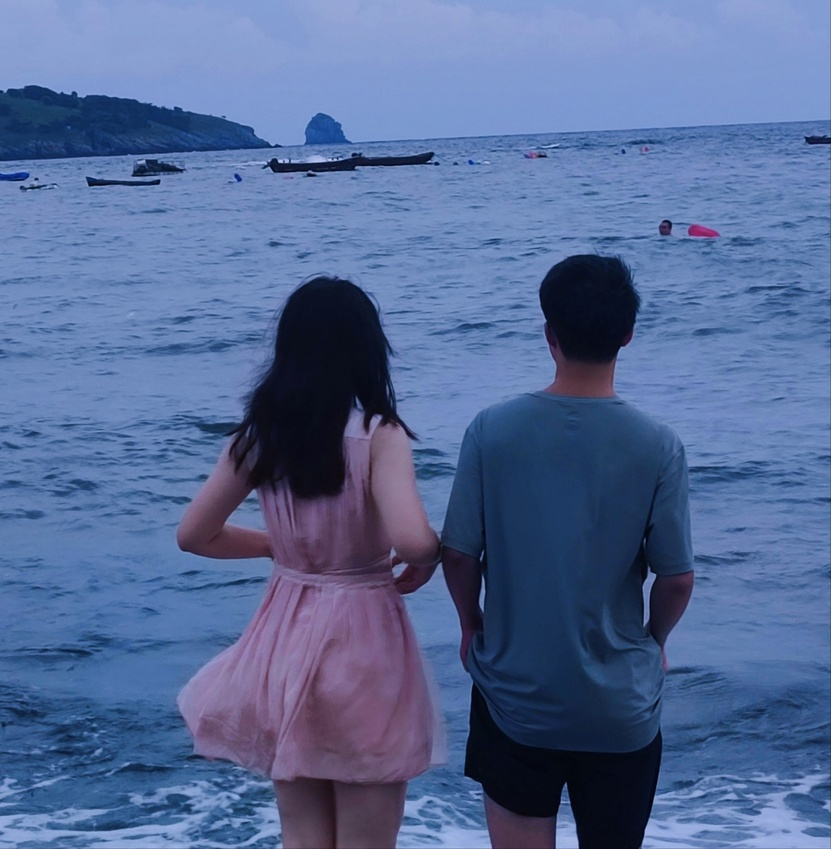
#> input picture 入门篇/test.jpg, 831 x 849 px, shrunk from 1749 x 1785 before the run
$ jupyter execute '番外篇_Otsu阈值法.ipynb'
#> lines starting #> are read from the running program, lines starting #| are printed output that depends on the picture; after the words box and inside, x2 and y2 are one past the last pixel; in counts of white or black regions, pixels touching at a corner belong together
[cell 1]
import cv2
from matplotlib import pyplot as plt

img = cv2.imread('test.jpg', 0)
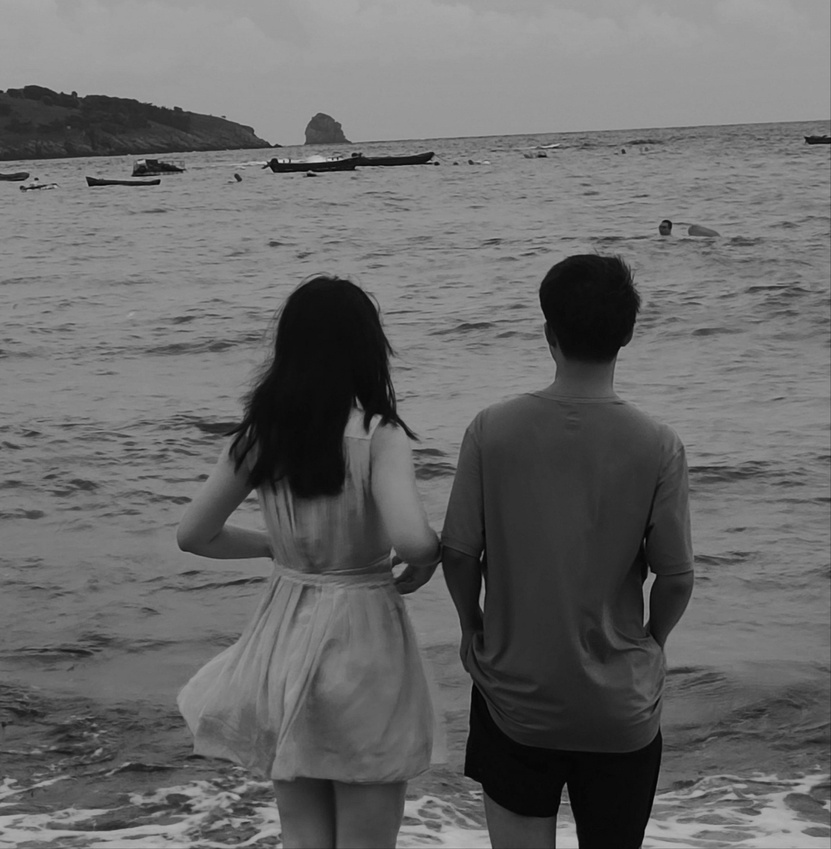
#> img: shape (849, 831); min 0, max 206, mean 104.5

# 固定阈值法
ret1, th1 = cv2.threshold(img, 100, 255, cv2.THRESH_BINARY)
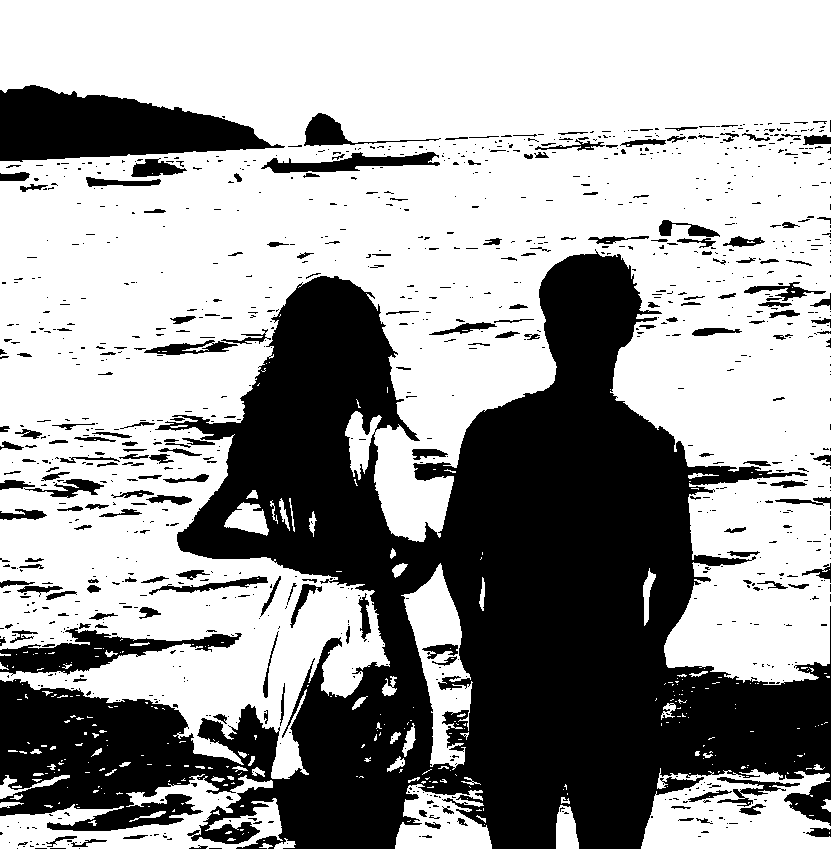
#> th1: shape (849, 831); 62.2% white; 1063 black regions (857 under 20 px), largest, box (x1, y1, x2, y2) and area: (0, 249, 831, 849) 222194, (0, 85, 285, 162) 13639, (0, 628, 242, 676) 4435

# Otsu阈值法
ret2, th2 = cv2.threshold(img, 0, 255, cv2.THRESH_BINARY + cv2.THRESH_OTSU)
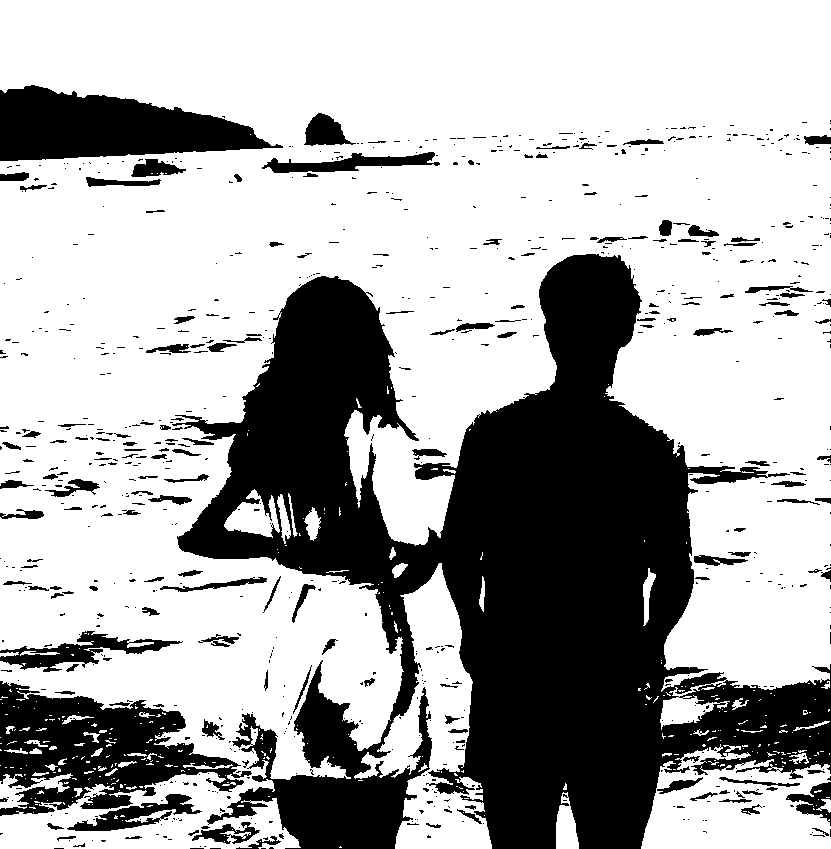
#> th2: shape (849, 831); 67.4% white; 796 black regions (627 under 20 px), largest, box (x1, y1, x2, y2) and area: (172, 254, 831, 849) 175641, (0, 681, 252, 816) 16883, (0, 85, 283, 161) 13559
#> ret2 = 90

# 先进行高斯滤波，再使用Otsu阈值法
blur = cv2.GaussianBlur(img, (5, 5), 0)
ret3, th3 = cv2.threshold(blur, 0, 255, cv2.THRESH_BINARY + cv2.THRESH_OTSU)
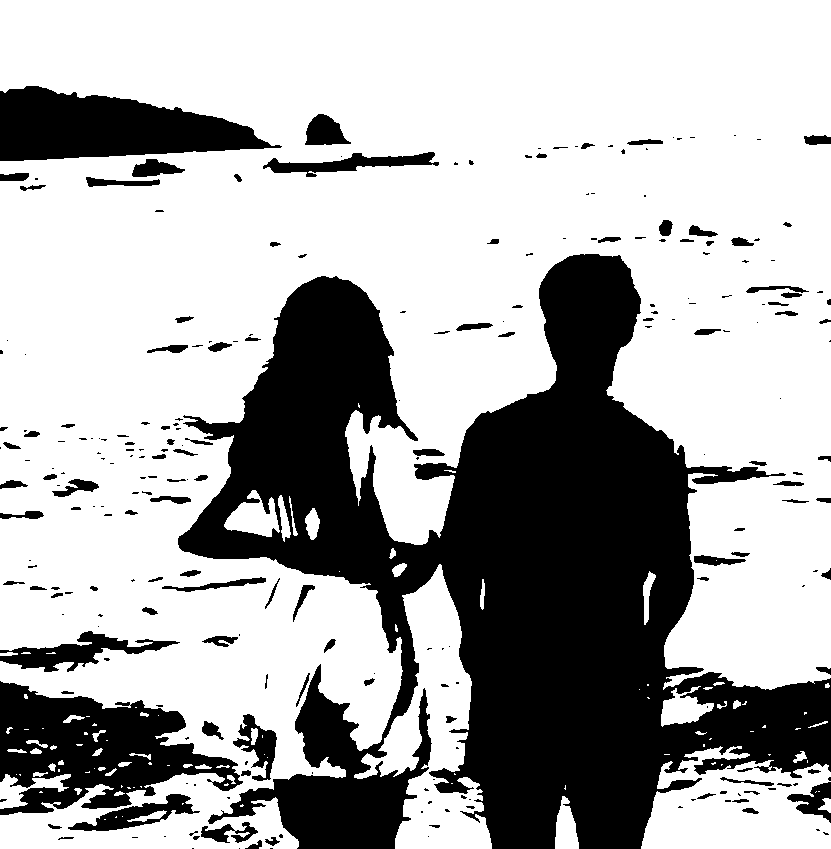
#> th3: shape (849, 831); 67.8% white; 251 black regions (137 under 20 px), largest, box (x1, y1, x2, y2) and area: (178, 254, 831, 849) 175961, (0, 681, 243, 815) 17480, (0, 86, 282, 161) 13510
#> ret3 = 90

# 使用Matplotlib将原图，直方图，阈值图显示出来
images = [img, 0, th1, img, 0, th2, blur, 0, th3]
titles = ['Original', 'Histogram', 'Global(v=100)',
          'Original', 'Histogram', "Otsu's",
          'Gaussian filtered Image', 'Histogram', "Otsu's"]

for i in range(3):
    # 绘制原图
    plt.subplot(3, 3, i * 3 + 1)
    plt.imshow(images[i * 3], 'gray')
    plt.title(titles[i * 3], fontsize=8)
    plt.xticks([]), plt.yticks([])

    # 绘制直方图 plt.hist, ravel 函数将数组降成一维
    plt.subplot(3, 3, i * 3 + 2)
    plt.hist(images[i * 3].ravel(), 256)
    plt.title(titles[i * 3 + 1], fontsize=8)
    plt.xticks([]), plt.yticks([])

    # 绘制阈值图
    plt.subplot(3, 3, i * 3 + 3)
    plt.imshow(images[i * 3 + 2], 'gray')
    plt.title(titles[i * 3 + 2], fontsize=8)
    plt.xticks([]), plt.yticks([])
plt.show()
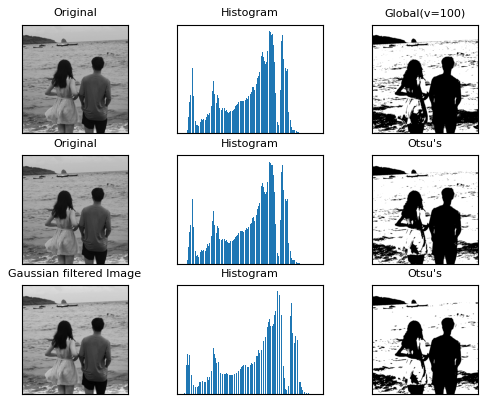
#> figure drawn by matplotlib, 9 panels
